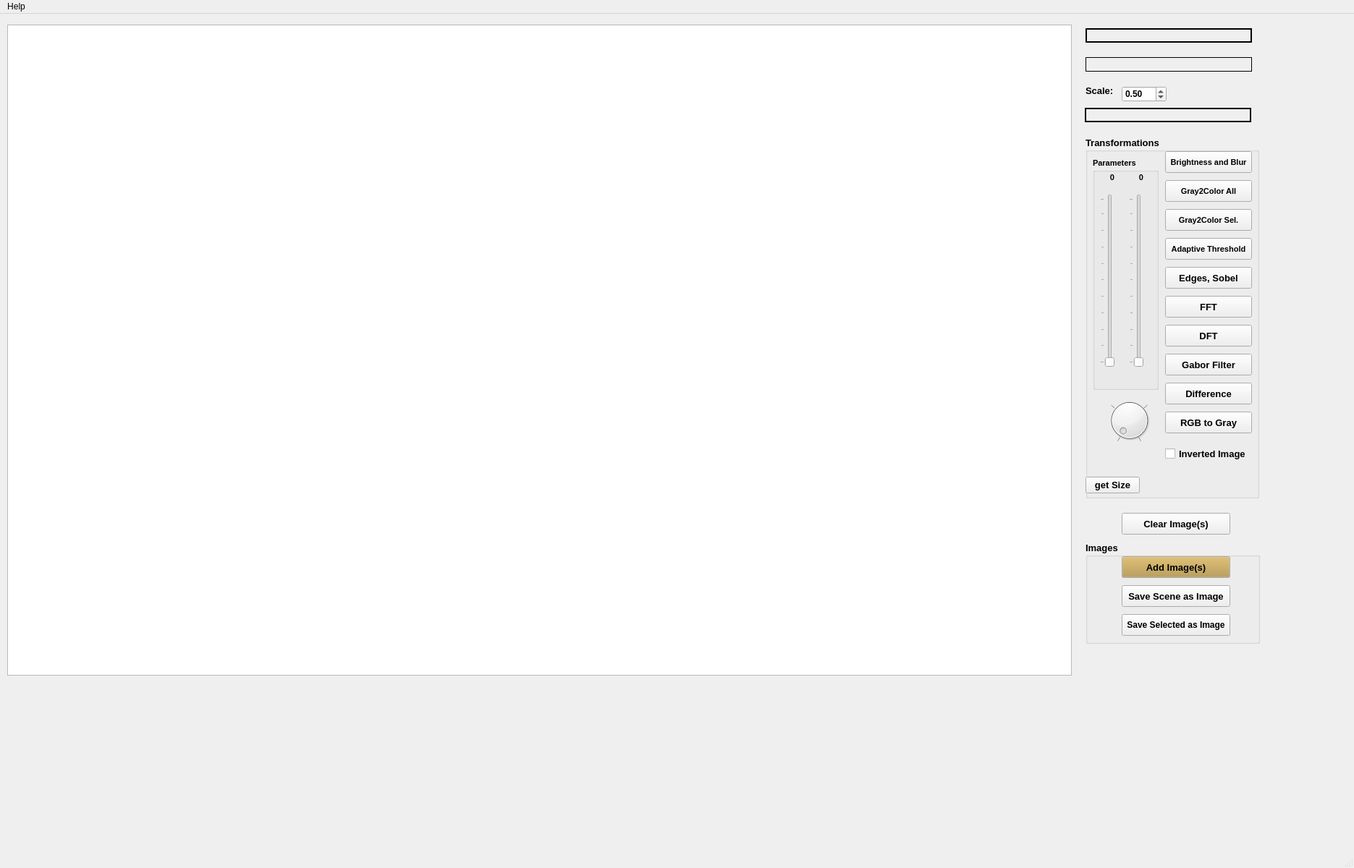
<?xml version="1.0" encoding="UTF-8"?>
<ui version="4.0">
 <class>MainWindow</class>
 <widget class="QMainWindow" name="MainWindow">
  <property name="geometry">
   <rect>
    <x>0</x>
    <y>0</y>
    <width>1871</width>
    <height>1200</height>
   </rect>
  </property>
  <property name="windowTitle">
   <string>Green Monkey</string>
  </property>
  <widget class="QWidget" name="centralwidget">
   <widget class="QGroupBox" name="transformsGroupBox">
    <property name="geometry">
     <rect>
      <x>1500</x>
      <y>170</y>
      <width>240</width>
      <height>500</height>
     </rect>
    </property>
    <property name="maximumSize">
     <size>
      <width>240</width>
      <height>600</height>
     </size>
    </property>
    <property name="font">
     <font>
      <family>MS Shell Dlg 2</family>
      <pointsize>10</pointsize>
      <weight>75</weight>
      <bold>true</bold>
     </font>
    </property>
    <property name="toolTip">
     <string extracomment="Transformation 2"/>
    </property>
    <property name="whatsThis">
     <string extracomment="Transform2"/>
    </property>
    <property name="title">
     <string>Transformations</string>
    </property>
    <widget class="QPushButton" name="edgesButton">
     <property name="geometry">
      <rect>
       <x>110</x>
       <y>180</y>
       <width>120</width>
       <height>30</height>
      </rect>
     </property>
     <property name="text">
      <string>Edges, Sobel</string>
     </property>
    </widget>
    <widget class="QPushButton" name="brightnessButton">
     <property name="geometry">
      <rect>
       <x>110</x>
       <y>20</y>
       <width>120</width>
       <height>30</height>
      </rect>
     </property>
     <property name="font">
      <font>
       <pointsize>8</pointsize>
      </font>
     </property>
     <property name="toolTip">
      <string>You can change brightness with left slider and blur with rigt one.</string>
     </property>
     <property name="whatsThis">
      <string>You can change brightness with left slider and blur with rigt one.</string>
     </property>
     <property name="text">
      <string>Brightness and Blur</string>
     </property>
    </widget>
    <widget class="QPushButton" name="getSizeButton">
     <property name="geometry">
      <rect>
       <x>0</x>
       <y>470</y>
       <width>75</width>
       <height>23</height>
      </rect>
     </property>
     <property name="text">
      <string>get Size</string>
     </property>
    </widget>
    <widget class="QGroupBox" name="paramsGroupBox">
     <property name="geometry">
      <rect>
       <x>10</x>
       <y>29</y>
       <width>91</width>
       <height>321</height>
      </rect>
     </property>
     <property name="font">
      <font>
       <pointsize>8</pointsize>
      </font>
     </property>
     <property name="title">
      <string>Parameters</string>
     </property>
     <widget class="QSlider" name="leftSlider">
      <property name="geometry">
       <rect>
        <x>10</x>
        <y>50</y>
        <width>20</width>
        <height>240</height>
       </rect>
      </property>
      <property name="sizePolicy">
       <sizepolicy hsizetype="Fixed" vsizetype="Fixed">
        <horstretch>0</horstretch>
        <verstretch>0</verstretch>
       </sizepolicy>
      </property>
      <property name="toolTip">
       <string>Adaptive Threshold
blockSize – Size of a pixel neighborhood that is used to calculate a threshold value for the pixel: 3, 5, 7, and so on.</string>
      </property>
      <property name="whatsThis">
       <string>Adaptive Threshold
blockSize – Size of a pixel neighborhood that is used to calculate a threshold value for the pixel: 3, 5, 7, and so on.</string>
      </property>
      <property name="orientation">
       <enum>Qt::Vertical</enum>
      </property>
      <property name="tickPosition">
       <enum>QSlider::TicksAbove</enum>
      </property>
     </widget>
     <widget class="QSlider" name="rightSlider">
      <property name="geometry">
       <rect>
        <x>50</x>
        <y>50</y>
        <width>20</width>
        <height>240</height>
       </rect>
      </property>
      <property name="sizePolicy">
       <sizepolicy hsizetype="Fixed" vsizetype="Fixed">
        <horstretch>0</horstretch>
        <verstretch>0</verstretch>
       </sizepolicy>
      </property>
      <property name="toolTip">
       <string>Adaptive Threshold
C – Constant subtracted from the mean or weighted mean (see the details below). Normally, it is positive but may be zero or negative as well.</string>
      </property>
      <property name="whatsThis">
       <string>Adaptive Threshold
C – Constant subtracted from the mean or weighted mean (see the details below). Normally, it is positive but may be zero or negative as well.</string>
      </property>
      <property name="orientation">
       <enum>Qt::Vertical</enum>
      </property>
      <property name="tickPosition">
       <enum>QSlider::TicksAbove</enum>
      </property>
     </widget>
     <widget class="QLabel" name="leftLabel">
      <property name="geometry">
       <rect>
        <x>10</x>
        <y>20</y>
        <width>20</width>
        <height>15</height>
       </rect>
      </property>
      <property name="text">
       <string>0</string>
      </property>
      <property name="textFormat">
       <enum>Qt::PlainText</enum>
      </property>
      <property name="alignment">
       <set>Qt::AlignRight|Qt::AlignTrailing|Qt::AlignVCenter</set>
      </property>
     </widget>
     <widget class="QLabel" name="rightLabel">
      <property name="geometry">
       <rect>
        <x>50</x>
        <y>20</y>
        <width>20</width>
        <height>15</height>
       </rect>
      </property>
      <property name="text">
       <string>0</string>
      </property>
      <property name="textFormat">
       <enum>Qt::PlainText</enum>
      </property>
      <property name="alignment">
       <set>Qt::AlignRight|Qt::AlignTrailing|Qt::AlignVCenter</set>
      </property>
     </widget>
    </widget>
    <widget class="QPushButton" name="adaptiveThresholdButton">
     <property name="geometry">
      <rect>
       <x>110</x>
       <y>140</y>
       <width>120</width>
       <height>30</height>
      </rect>
     </property>
     <property name="font">
      <font>
       <pointsize>8</pointsize>
      </font>
     </property>
     <property name="text">
      <string>Adaptive Threshold</string>
     </property>
    </widget>
    <widget class="QPushButton" name="gray2colSelButton">
     <property name="geometry">
      <rect>
       <x>110</x>
       <y>100</y>
       <width>120</width>
       <height>30</height>
      </rect>
     </property>
     <property name="font">
      <font>
       <pointsize>8</pointsize>
      </font>
     </property>
     <property name="toolTip">
      <string>Gray scale 0..255 to color with selected method only.
Image is converted to gray and finally to color.</string>
     </property>
     <property name="whatsThis">
      <string>Gray scale 0..255 to color with selected method only.
Image is converted to gray and  and finally to color.</string>
     </property>
     <property name="text">
      <string>Gray2Color Sel.</string>
     </property>
    </widget>
    <widget class="QPushButton" name="gray2colAllButton">
     <property name="geometry">
      <rect>
       <x>110</x>
       <y>60</y>
       <width>120</width>
       <height>30</height>
      </rect>
     </property>
     <property name="font">
      <font>
       <pointsize>8</pointsize>
      </font>
     </property>
     <property name="toolTip">
      <string>Gray scale 0..255 to color for all available methods.
Image resized as per scale window and then  is converted to gray and finally to color.</string>
     </property>
     <property name="whatsThis">
      <string>Gray scale 0..255 to color for all available methods.
Image resized as per scale window and then  is converted to gray and finally to color.</string>
     </property>
     <property name="text">
      <string>Gray2Color All</string>
     </property>
    </widget>
    <widget class="QPushButton" name="fftButton">
     <property name="geometry">
      <rect>
       <x>110</x>
       <y>220</y>
       <width>120</width>
       <height>30</height>
      </rect>
     </property>
     <property name="text">
      <string>FFT</string>
     </property>
    </widget>
    <widget class="QPushButton" name="dftButton">
     <property name="geometry">
      <rect>
       <x>110</x>
       <y>260</y>
       <width>120</width>
       <height>30</height>
      </rect>
     </property>
     <property name="text">
      <string>DFT</string>
     </property>
    </widget>
    <widget class="QPushButton" name="gaborButton">
     <property name="geometry">
      <rect>
       <x>110</x>
       <y>300</y>
       <width>120</width>
       <height>30</height>
      </rect>
     </property>
     <property name="toolTip">
      <string>Applies Gabor Filter</string>
     </property>
     <property name="whatsThis">
      <string>Applies Gabor Filter</string>
     </property>
     <property name="text">
      <string>Gabor Filter</string>
     </property>
    </widget>
    <widget class="QPushButton" name="differenceButton">
     <property name="geometry">
      <rect>
       <x>110</x>
       <y>340</y>
       <width>120</width>
       <height>30</height>
      </rect>
     </property>
     <property name="text">
      <string>Difference</string>
     </property>
    </widget>
    <widget class="QPushButton" name="RGB2GrayButton">
     <property name="geometry">
      <rect>
       <x>110</x>
       <y>380</y>
       <width>120</width>
       <height>30</height>
      </rect>
     </property>
     <property name="text">
      <string>RGB to Gray</string>
     </property>
    </widget>
    <widget class="QCheckBox" name="invertedCheckBox">
     <property name="geometry">
      <rect>
       <x>110</x>
       <y>430</y>
       <width>121</width>
       <height>17</height>
      </rect>
     </property>
     <property name="text">
      <string>Inverted Image</string>
     </property>
    </widget>
    <widget class="QDial" name="angleDial">
     <property name="geometry">
      <rect>
       <x>20</x>
       <y>360</y>
       <width>81</width>
       <height>64</height>
      </rect>
     </property>
     <property name="toolTip">
      <string>GABOR Filter - angle 1..4 ~ 1*np.pi/angle</string>
     </property>
     <property name="whatsThis">
      <string>GABOR Filter - angle 1..4 ~ 1*np.pi/angle</string>
     </property>
     <property name="minimum">
      <number>1</number>
     </property>
     <property name="maximum">
      <number>4</number>
     </property>
     <property name="pageStep">
      <number>1</number>
     </property>
     <property name="sliderPosition">
      <number>1</number>
     </property>
     <property name="wrapping">
      <bool>false</bool>
     </property>
     <property name="notchesVisible">
      <bool>true</bool>
     </property>
    </widget>
   </widget>
   <widget class="QGroupBox" name="groupButtonsBox">
    <property name="geometry">
     <rect>
      <x>1500</x>
      <y>730</y>
      <width>241</width>
      <height>141</height>
     </rect>
    </property>
    <property name="maximumSize">
     <size>
      <width>250</width>
      <height>600</height>
     </size>
    </property>
    <property name="font">
     <font>
      <pointsize>10</pointsize>
      <weight>75</weight>
      <bold>true</bold>
     </font>
    </property>
    <property name="title">
     <string>Images</string>
    </property>
    <widget class="QPushButton" name="addImgButton">
     <property name="geometry">
      <rect>
       <x>50</x>
       <y>20</y>
       <width>150</width>
       <height>30</height>
      </rect>
     </property>
     <property name="palette">
      <palette>
       <active>
        <colorrole role="Button">
         <brush brushstyle="SolidPattern">
          <color alpha="255">
           <red>180</red>
           <green>146</green>
           <blue>66</blue>
          </color>
         </brush>
        </colorrole>
       </active>
       <inactive>
        <colorrole role="Button">
         <brush brushstyle="SolidPattern">
          <color alpha="255">
           <red>180</red>
           <green>146</green>
           <blue>66</blue>
          </color>
         </brush>
        </colorrole>
       </inactive>
       <disabled>
        <colorrole role="Button">
         <brush brushstyle="SolidPattern">
          <color alpha="255">
           <red>180</red>
           <green>146</green>
           <blue>66</blue>
          </color>
         </brush>
        </colorrole>
       </disabled>
      </palette>
     </property>
     <property name="font">
      <font>
       <pointsize>10</pointsize>
       <weight>75</weight>
       <bold>true</bold>
      </font>
     </property>
     <property name="text">
      <string>Add Image(s)</string>
     </property>
     <property name="shortcut">
      <string>Ctrl+A</string>
     </property>
    </widget>
    <widget class="QPushButton" name="saveSceneImgButton">
     <property name="geometry">
      <rect>
       <x>50</x>
       <y>60</y>
       <width>150</width>
       <height>30</height>
      </rect>
     </property>
     <property name="font">
      <font>
       <pointsize>10</pointsize>
       <weight>75</weight>
       <bold>true</bold>
      </font>
     </property>
     <property name="text">
      <string>Save Scene as Image</string>
     </property>
    </widget>
    <widget class="QPushButton" name="saveImgButton">
     <property name="geometry">
      <rect>
       <x>50</x>
       <y>100</y>
       <width>150</width>
       <height>30</height>
      </rect>
     </property>
     <property name="font">
      <font>
       <pointsize>9</pointsize>
       <weight>75</weight>
       <bold>true</bold>
      </font>
     </property>
     <property name="text">
      <string>Save Selected as Image</string>
     </property>
    </widget>
   </widget>
   <widget class="QGraphicsView" name="graphicsView">
    <property name="geometry">
     <rect>
      <x>10</x>
      <y>15</y>
      <width>1471</width>
      <height>900</height>
     </rect>
    </property>
    <property name="maximumSize">
     <size>
      <width>4000</width>
      <height>3000</height>
     </size>
    </property>
    <property name="verticalScrollBarPolicy">
     <enum>Qt::ScrollBarAsNeeded</enum>
    </property>
    <property name="horizontalScrollBarPolicy">
     <enum>Qt::ScrollBarAsNeeded</enum>
    </property>
    <property name="sizeAdjustPolicy">
     <enum>QAbstractScrollArea::AdjustToContents</enum>
    </property>
   </widget>
   <widget class="QLabel" name="scaleEditLabel">
    <property name="geometry">
     <rect>
      <x>1500</x>
      <y>100</y>
      <width>47</width>
      <height>13</height>
     </rect>
    </property>
    <property name="font">
     <font>
      <pointsize>10</pointsize>
      <weight>75</weight>
      <bold>true</bold>
     </font>
    </property>
    <property name="text">
     <string>Scale:</string>
    </property>
   </widget>
   <widget class="QDoubleSpinBox" name="scaleBox">
    <property name="geometry">
     <rect>
      <x>1550</x>
      <y>100</y>
      <width>62</width>
      <height>22</height>
     </rect>
    </property>
    <property name="font">
     <font>
      <weight>75</weight>
      <bold>true</bold>
     </font>
    </property>
    <property name="minimum">
     <double>0.100000000000000</double>
    </property>
    <property name="maximum">
     <double>10.000000000000000</double>
    </property>
    <property name="singleStep">
     <double>0.100000000000000</double>
    </property>
    <property name="value">
     <double>0.500000000000000</double>
    </property>
   </widget>
   <widget class="QLabel" name="infoLabel">
    <property name="geometry">
     <rect>
      <x>1499</x>
      <y>130</y>
      <width>230</width>
      <height>20</height>
     </rect>
    </property>
    <property name="frameShape">
     <enum>QFrame::WinPanel</enum>
    </property>
    <property name="text">
     <string/>
    </property>
    <property name="alignment">
     <set>Qt::AlignCenter</set>
    </property>
   </widget>
   <widget class="QLabel" name="infoLabel_2">
    <property name="geometry">
     <rect>
      <x>1500</x>
      <y>20</y>
      <width>230</width>
      <height>20</height>
     </rect>
    </property>
    <property name="font">
     <font>
      <weight>75</weight>
      <italic>true</italic>
      <bold>true</bold>
     </font>
    </property>
    <property name="frameShape">
     <enum>QFrame::WinPanel</enum>
    </property>
    <property name="text">
     <string/>
    </property>
    <property name="alignment">
     <set>Qt::AlignCenter</set>
    </property>
   </widget>
   <widget class="QLabel" name="infoLabel_3">
    <property name="geometry">
     <rect>
      <x>1500</x>
      <y>60</y>
      <width>230</width>
      <height>20</height>
     </rect>
    </property>
    <property name="font">
     <font>
      <weight>75</weight>
      <italic>true</italic>
      <bold>true</bold>
     </font>
    </property>
    <property name="frameShape">
     <enum>QFrame::Box</enum>
    </property>
    <property name="text">
     <string/>
    </property>
    <property name="alignment">
     <set>Qt::AlignCenter</set>
    </property>
   </widget>
   <widget class="QPushButton" name="clearImgButton">
    <property name="geometry">
     <rect>
      <x>1550</x>
      <y>690</y>
      <width>150</width>
      <height>30</height>
     </rect>
    </property>
    <property name="font">
     <font>
      <pointsize>10</pointsize>
      <weight>75</weight>
      <bold>true</bold>
     </font>
    </property>
    <property name="text">
     <string>Clear Image(s)</string>
    </property>
   </widget>
  </widget>
  <widget class="QMenuBar" name="menubar">
   <property name="geometry">
    <rect>
     <x>0</x>
     <y>0</y>
     <width>1871</width>
     <height>21</height>
    </rect>
   </property>
   <widget class="QMenu" name="menuHelp">
    <property name="title">
     <string>Help</string>
    </property>
    <addaction name="actionHelp"/>
    <addaction name="actionAbout"/>
    <addaction name="separator"/>
    <addaction name="actionDefault_Values"/>
   </widget>
   <addaction name="menuHelp"/>
  </widget>
  <widget class="QStatusBar" name="statusbar"/>
  <action name="actionExit">
   <property name="text">
    <string>Exit</string>
   </property>
  </action>
  <action name="actionHelp">
   <property name="text">
    <string>Help</string>
   </property>
  </action>
  <action name="actionAbout">
   <property name="text">
    <string>About</string>
   </property>
  </action>
  <action name="actionDefault_Values">
   <property name="text">
    <string>Default Values</string>
   </property>
  </action>
 </widget>
 <resources/>
 <connections/>
</ui>
